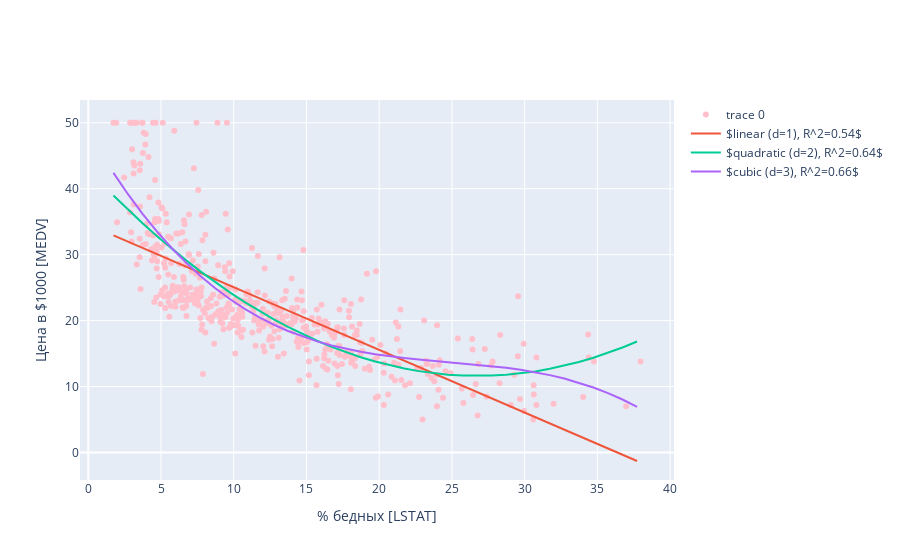

This figure's notebook cell:
### Code cell
import plotly.graph_objects as go
# plotly figure setup
fig=go.Figure()
fig.add_trace(go.Scatter(x=X.flatten(), y=y, mode='markers', marker_color='pink'))
fig.add_trace(go.Scatter(x=X_fit.flatten(), y=y_lin_fit.flatten(),
                        name=f'$linear (d=1), R^2={linear_r2:.2}$', mode='lines'))

fig.add_trace(go.Scatter(x=X_fit.flatten(), y=y_quad_fit.flatten(),
                        name=f'$quadratic (d=2), R^2={quadratic_r2:.2}$', mode='lines'))

fig.add_trace(go.Scatter(x=X_fit.flatten(), y=y_cubic_fit.flatten(),
                        name=f'$cubic (d=3), R^2={cubic_r2:.2}$', mode='lines'))

# plotly figure layout
fig.update_layout(xaxis_title = '% бедных [LSTAT]', yaxis_title = 'Цена в $1000 [MEDV]')

### Figure 1 — Plotly figure (JSON) as saved in the notebook; plotly's stock layout.template omitted (floating-point values rounded to 4 significant figures; data arrays with more than 128 entries replaced by an {"elided": "..."} marker saying what was removed)
{"data": [{"marker": {"color": "pink"}, "mode": "markers", "type": "scatter", "x": {"elided": "506 float values"}, "y": {"elided": "506 float values"}}, {"mode": "lines", "name": "$linear (d=1), R^2=0.54$", "type": "scatter", "x": [1.73, 2.73, 3.73, 4.73, 5.73, 6.73, 7.73, 8.73, 9.73, 10.73, 11.73, 12.73, 13.73, 14.73, 15.73, 16.73, 17.73, 18.73, 19.73, 20.73, 21.73, 22.73, 23.73, 24.73, 25.73, 26.73, 27.73, 28.73, 29.73, 30.73, 31.73, 32.73, 33.73, 34.73, 35.73, 36.73, 37.73], "y": [32.91, 31.96, 31.01, 30.06, 29.11, 28.16, 27.21, 26.26, 25.31, 24.36, 23.41, 22.46, 21.51, 20.56, 19.61, 18.66, 17.71, 16.76, 15.81, 14.86, 13.91, 12.96, 12.01, 11.06, 10.11, 9.159, 8.209, 7.259, 6.309, 5.359, 4.409, 3.459, 2.509, 1.559, 0.6086, -0.3415, -1.292]}, {"mode": "lines", "name": "$quadratic (d=2), R^2=0.64$", "type": "scatter", "x": [1.73, 2.73, 3.73, 4.73, 5.73, 6.73, 7.73, 8.73, 9.73, 10.73, 11.73, 12.73, 13.73, 14.73, 15.73, 16.73, 17.73, 18.73, 19.73, 20.73, 21.73, 22.73, 23.73, 24.73, 25.73, 26.73, 27.73, 28.73, 29.73, 30.73, 31.73, 32.73, 33.73, 34.73, 35.73, 36.73, 37.73], "y": [38.96, 36.82, 34.77, 32.8, 30.92, 29.13, 27.43, 25.82, 24.29, 22.84, 21.49, 20.22, 19.04, 17.95, 16.94, 16.02, 15.19, 14.45, 13.79, 13.22, 12.73, 12.34, 12.03, 11.8, 11.67, 11.62, 11.66, 11.78, 12.0, 12.3, 12.68, 13.16, 13.72, 14.37, 15.1, 15.93, 16.84]}, {"mode": "lines", "name": "$cubic (d=3), R^2=0.66$", "type": "scatter", "x": [1.73, 2.73, 3.73, 4.73, 5.73, 6.73, 7.73, 8.73, 9.73, 10.73, 11.73, 12.73, 13.73, 14.73, 15.73, 16.73, 17.73, 18.73, 19.73, 20.73, 21.73, 22.73, 23.73, 24.73, 25.73, 26.73, 27.73, 28.73, 29.73, 30.73, 31.73, 32.73, 33.73, 34.73, 35.73, 36.73, 37.73], "y": [42.4, 39.16, 36.2, 33.48, 31.01, 28.76, 26.73, 24.91, 23.27, 21.82, 20.54, 19.41, 18.43, 17.58, 16.85, 16.23, 15.7, 15.26, 14.89, 14.58, 14.32, 14.1, 13.9, 13.71, 13.52, 13.32, 13.1, 12.84, 12.53, 12.17, 11.73, 11.21, 10.59, 9.859, 9.012, 8.032, 6.909]}], "layout": {"xaxis": {"title": {"text": "% бедных [LSTAT]"}}, "yaxis": {"title": {"text": "Цена в $1000 [MEDV]"}}}}
